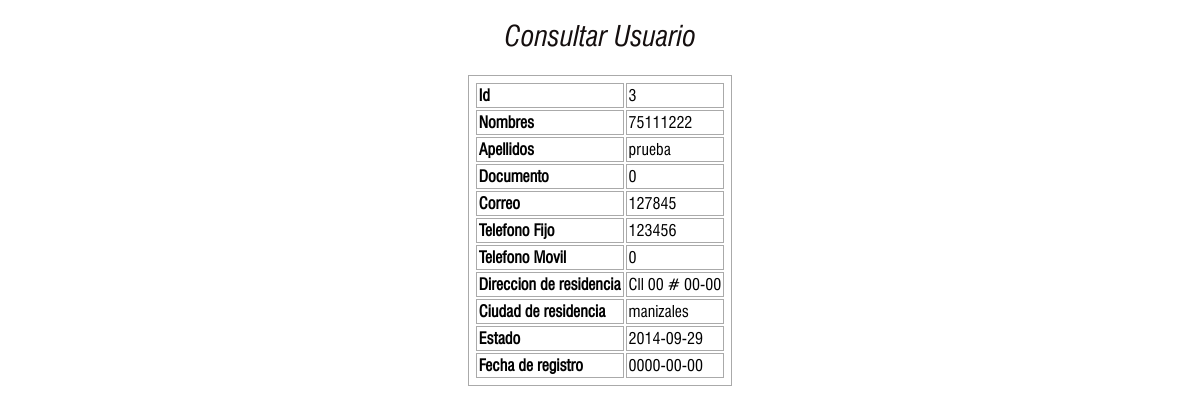
The app's page /asesor/list_customer.php?id=3 with its own data.
### tables this page shows
CREATE TABLE IF NOT EXISTS `usuarios` (
`id_usuario` int(11) NOT NULL,
  `nombres` text NOT NULL,
  `apellidos` text NOT NULL,
  `no_identificacion` bigint(20) NOT NULL,
  `email` text NOT NULL,
  `password` text NOT NULL,
  `telefono_fijo` bigint(20) NOT NULL,
  `telefono_movil` bigint(20) NOT NULL,
  `direccion_residencia` text NOT NULL,
  `ciudad_residencia` text NOT NULL,
  `tipo_usuario` text NOT NULL,
  `estado` text NOT NULL,
  `fecha_registro` date NOT NULL
);

### asesor/list_customer.php (the view, shortened to what this page needs)
<section id="content_wrapper">
    <h1 class="text_tittle">Consultar Usuario</h1>
    <table class="table_view">
<?php
    include "../layout/header.php";
    require "../bd/open.php";
    $id = $_GET['id'];
    $sql = "SELECT * FROM usuarios
            WHERE id_usuario = $id
            AND tipo_usuario = 'cliente';";
    $rs  = mysql_query($sql,$cnx);
    while ($reg = mysql_fetch_array($rs))
    {
?>
        <tbody>
            <tr>
                <td><strong>Id</strong></td>
                <td><?php echo $reg['id_usuario']; ?></td>
            </tr>
            <tr>
                <td><strong>Nombres</strong></td>
                <td><?php echo $reg['nombres']; ?></td>
            </tr>
            <tr>
                <td><strong>Apellidos</strong></td>
                <td><?php echo $reg['apellidos']; ?></td>
            </tr>
            <tr>
                <td><strong>Documento</strong></td>
                <td><?php echo $reg['no_identificacion']; ?></td>
            </tr>
            <tr>
                <td><strong>Correo</strong></td>
                <td><?php echo $reg['email']; ?></td>
            </tr>
            <tr>
                <td><strong>Telefono Fijo</strong></td>
                <td><?php echo $reg['telefono_fijo']; ?></td>
            </tr>
            <tr>
                <td><strong>Telefono Movil</strong></td>
                <td><?php echo $reg['telefono_movil']; ?></td>
            </tr>
            <tr>
                <td><strong>Direccion de residencia</strong></td>
                <td><?php echo $reg['direccion_residencia']; ?></td>
            </tr>
            <tr>
                <td><strong>Ciudad de residencia</strong></td>
                <td><?php echo $reg['ciudad_residencia']; ?></td>
            </tr>
            <tr>
                <td><strong>Estado</strong></td>
                <td><?php echo $reg['estado']; ?></td>
            </tr>
            <tr>
                <td><strong>Fecha de registro</strong></td>
                <td><?php echo $reg['fecha_registro']; ?></td>
            </tr>
        </tbody>
<?php
    }
    include "../layout/footer.php";
?>
    </table>
</section>

### public/css/style.css (style rules this page uses)
article, aside, audio, canvas, command, datalist, details, embed, figcaption, figure, footer, header, hgroup, keygen, meter, nav, output, progress, section, source, video { display:block; }
html, body { width:100%; padding:0; margin:0; }
body { font-family: 'Swis_normal', sans-serif; font-size:0.8em; line-height:18px; color:#000000; position:relative; }
h1 { font-family: 'Swis_italic', sans-serif; font-size:28px; font-weight: 700; line-height:32px; letter-spacing:0px; color:#150f0f; font-weight:400; margin-top:0px; padding-bottom:0px; margin-left:1px; }
#content_wrapper { width: 990px; margin: 20px auto; clear:both; font-size: 1.1em; overflow: hidden; }
#content_wrapper #tabs table, #content_wrapper table { padding: 5px; border: 1px solid #aaa; margin: 0 auto; }
#content_wrapper table td, #content_wrapper table th { padding: 2px; border: 1px solid #aaa; margin: 10px; }
.table_view { margin: 0 auto; }
.text_tittle { text-align: center; }

### public/css/lightbox.css (style rules this page uses)
body:after { content: url(../img/close.png) url(../img/loading.gif) url(../img/prev.png) url(../img/next.png); display: none; }

### records on screen
usuarios: id_usuario "3", nombres "75111222", apellidos "prueba", no_identificacion "0", email "127845", telefono_fijo "123456", telefono_movil "0", direccion_residencia "Cll 00 # 00-00", ciudad_residencia "manizales", estado "2014-09-29", fecha_registro "0000-00-00"
